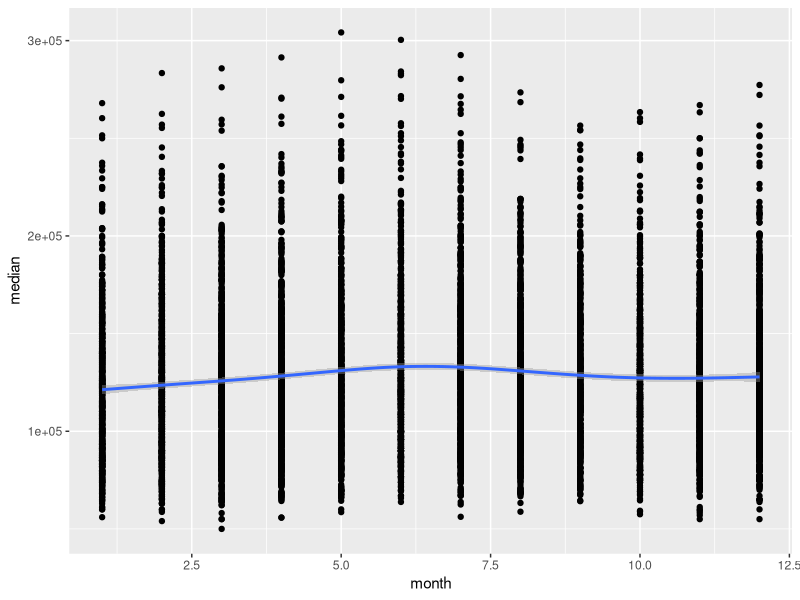
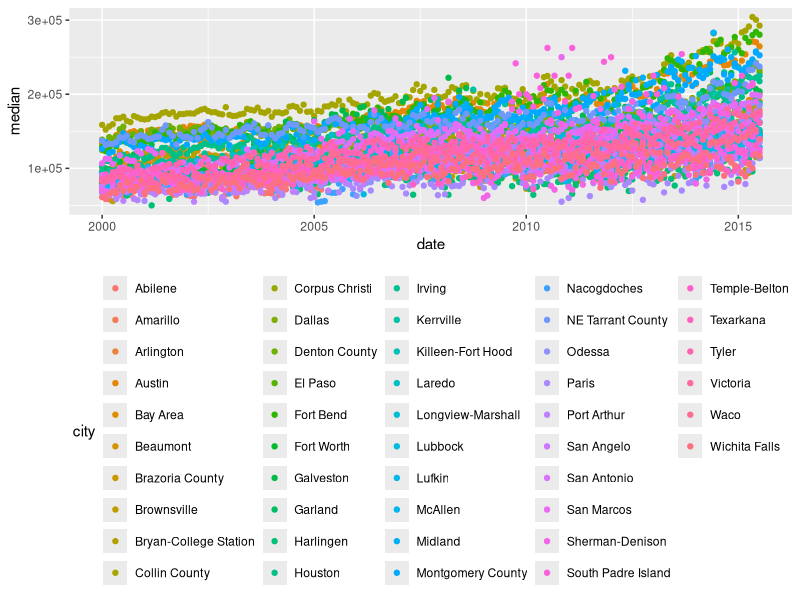

Generate these figures, in order, with R:
## ---- chunk 1
knitr::opts_chunk$set(echo = TRUE)
library(tidyverse)
## ---- chunk 2
# A circle with diameter 7 has a circumfrence of
7 * pi

# A circle with diameter 7 has an area of
(7 / 2)^2 * pi

# A cylinder, with a face diameter of 7 and height of 16, has a volume of 
(7 / 2)^2 * pi * 16
## ---- chunk 3
planet_counts <- table(starwars$homeworld)
starwars <- mutate(starwars, homeworld_other = ifelse(planet_counts[homeworld] == 1, "Other", homeworld))
## ---- chunk 4
ggplot(txhousing, aes(x = month, y = median)) + geom_point() + geom_smooth()
## ---- chunk 5
ggplot(txhousing, aes(x = date, y = median, color = city)) + 
  geom_point() + 
  theme(legend.position="bottom")
